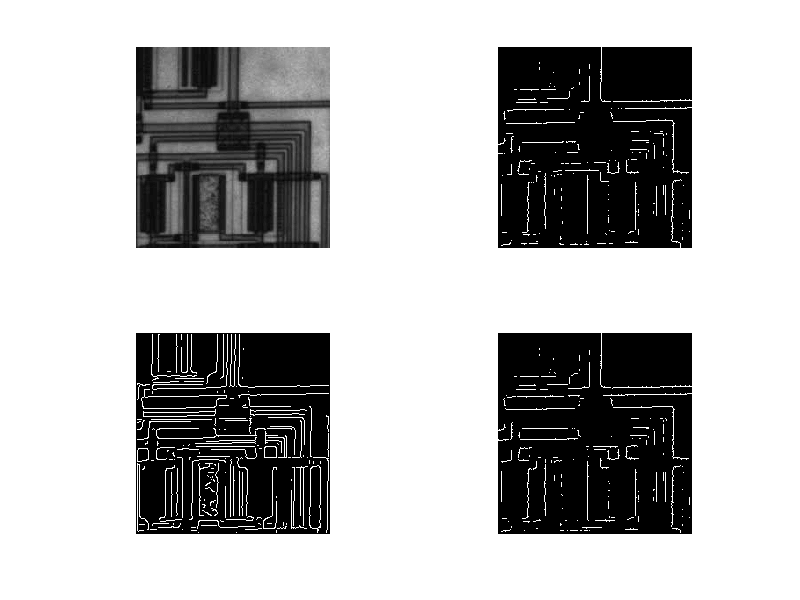

Recreate this plot in MATLAB.
		clear;
   		clc;
     	
load('circuit.mat');
        	subplot(2,2,1);  imshow (B);
        	y1 = edge(B,'prewitt'); % change method to Canny, Sobel
     		subplot (2,2,2); imshow(y1,[0 1]);

        	y2 = edge(B,'canny'); 
     		subplot (2,2,3); imshow(y2,[0 1]);

        	y3 = edge(B,'sobel');
        	subplot (2,2,4); imshow(y3,[0 1]);
